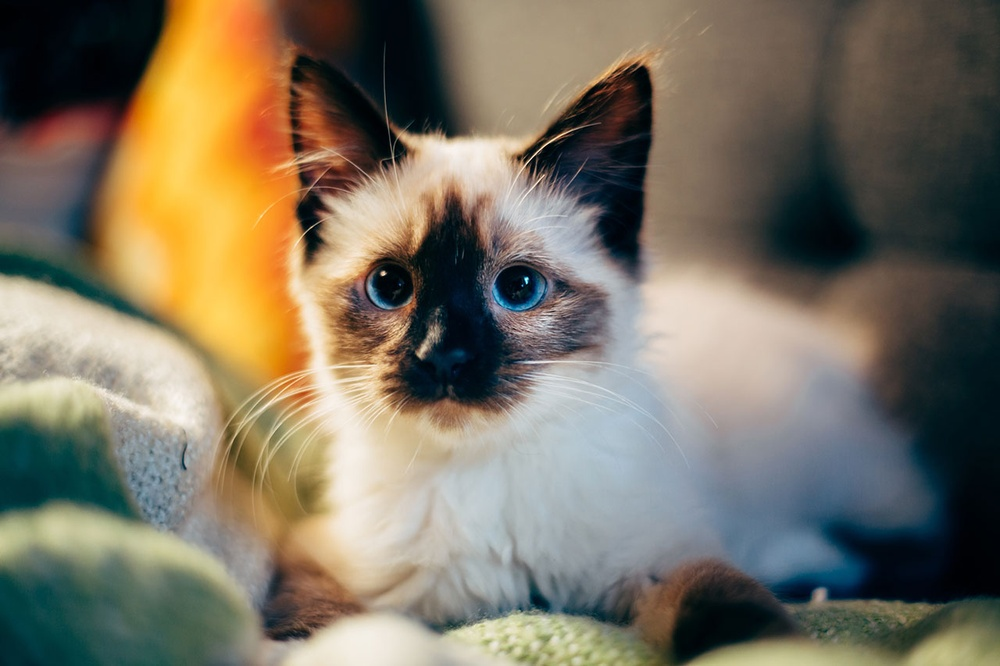
#> input picture data/semana_2/kitty-baseline.jpg, 1000 x 666 px, shrunk from 1280 x 853 before the run, found by its file name
$ jupyter execute '6.4 Google Colab - Extracción de líneas con algoritmo de Canny.ipynb'
#> lines starting #> are read from the running program, lines starting #| are printed output that depends on the picture
<p align="center">

</p>

<h1><b>TC4033</b></h1>
<h1><b>Visión computacional para imágenes y video</b></h1>
<h3><b>6.4 Google Colab - Extracción de líneas con algoritmo de Canny</b></h3>
<h3><b>Docentes:</b> Dr. Gilberto Ochoa Ruiz, Mtra. María Guadalupe Marcos Abularach</h3>

<h2><b>Equipo 30:</b></h2>

- Julio Baltazar Colín: A01794476
- Helmy Andrea Moreno Navarro: A01793918
- Maricel Parra Osorio - A01793932
- Yeison Fernando Villamil Franco: A01793803

# 3. Sobel and Canny Edge Detection

## Table of Contents
1. [Libraries](#libraries)
2. [Sobel Edge Detection](#sobel)
3. [Canny Edge Detection](#canny)

## Importing Libraries <a class="anchor" id="libraries" ></a>

[cell 1]
import cv2
import skimage
import numpy as np
from scipy import ndimage
from skimage import exposure
from PIL import Image, ImageOps
import matplotlib.pyplot as plt
import matplotlib.image as mpimg
from scipy.ndimage.filters import convolve
from scipy.ndimage.filters import gaussian_filter as gauss
from scipy.ndimage.filters import median_filter as med
from io import BytesIO
import requests

[cell 2]
# [9 lines left out: function display, not called in this run]

[cell 3]
def imagen_desde_url(url):
  response = requests.get(url)
  img_data = BytesIO(response.content)

  # Convertir los datos a una matriz de imagen
  image = cv2.imdecode(np.frombuffer(img_data.read(), np.uint8), 1)
#> image is the input picture: shape (666, 1000, 3); mean B, G, R 97.1, 114.2, 122.3

  image = cv2.cvtColor(image,cv2.COLOR_BGR2RGB)

  return image

[cell 4]
# URL del archivo npy
# [8 lines left out: function arreglo_desde_url, not called in this run]

## Sobel Edge Detection <a class="anchor" id="sobel" ></a>

As a first step in extracting features, you will apply the Sobel edge detection algorithm. This finds regions of the image with large gradient values in multiple directions. Regions with high omnidirectional gradient are likely to be edges or transitions in the pixel values.

The code in the cell below applies the Sobel algorithm to the median filtered image, using these steps:

1. Convert the color image to grayscale for the gradient calculation since it is two dimensional.
2. Compute the gradient in the x and y (horizontal and vertical) directions.
3. Compute the magnitude of the gradient.
4. Normalize the gradient values.

[cell 5]
def edge_sobel(image):
    from scipy import ndimage
    import skimage.color as sc
    import numpy as np
    image = sc.rgb2gray(image) # Convert color image to gray scale
#> image: shape (666, 1000) float64
    dx = ndimage.sobel(image, 1)  # horizontal derivative
    dy = ndimage.sobel(image, 0)  # vertical derivative
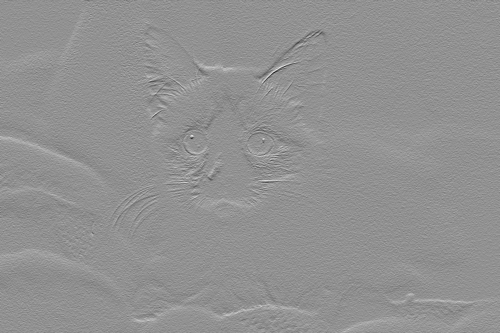
#> dy: shape (666, 1000) float64 (shown at 1/2 size); min -3.23, max 2.42, mean 0.00237; drawn with min black and max white
    mag = np.hypot(dx, dy)  # magnitude
    mag *= 255.0 / np.amax(mag)  # normalize (Q&D)
    mag = mag.astype(np.uint8)
    return mag

[cell 6]
# original_image = np.load('data/img.npy')
original_image = imagen_desde_url("https://github.com/yeivillamil/Team30_CV/blob/main/data/semana_2/kitty-baseline.jpg?raw=true")
img = skimage.util.random_noise(original_image)
plt.imshow(img)

[cell 7]
img_med = med(img, size=2)
img_edge = edge_sobel(img_med)
plt.imshow(img_edge, cmap="gray")

Now let's try with the more blurred gaussian filtered image.

[cell 8]
img_gauss = gauss(img, sigma=1)
plt.imshow(img_gauss)

[cell 9]
img_edge = edge_sobel(img_gauss)
plt.imshow(img_edge, cmap="gray")

## Canny Edge Detection <a class="anchor" id="canny" ></a>

Steps:
1. Noise Reduction
2. Gradient Calculation
3. Non-maximum Supression
4. Double Threshold
5. Edge Tracking by Hysteresis

**Pre-requisite:** Convert the image to grayscale before algorithm.

[cell 10]
#img = cv2.imread('data/image.jpg')
img = imagen_desde_url("https://github.com/yeivillamil/Team30_CV/blob/main/data/semana_2/kitty-baseline.jpg?raw=true")
#img_color = cv2.cvtColor(img, cv2.COLOR_BGR2RGB)
img_color = img
img_gray = cv2.cvtColor(img, cv2.COLOR_BGR2GRAY)
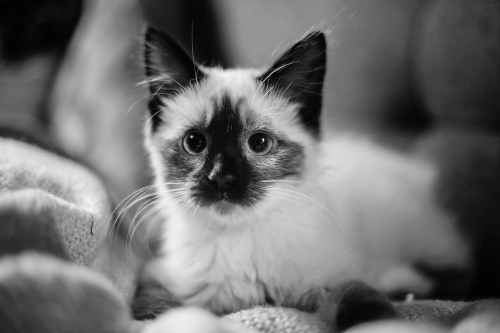
#> img_gray: shape (666, 1000) (shown at 1/2 size); min 0, max 247, mean 110

plt.figure(figsize=(15, 8))
plt.subplot(1, 2, 1)
plt.imshow(img_color)
plt.subplot(1, 2, 2)
plt.imshow(img_gray, cmap="gray")

### 1. Noise Reduction
Edge detection are highly sensitive to image noise due to the derivatives behind the algorithm.

We can apply a Gaussian Kernel, the size of the kernel depends on the expected blurring effect. The smaller the less blurring effect.

Equation for Gaussian Kernel of size $(2k+1) \times (2k+1)$

$$
H_{i, j} = \frac{1}{2\pi\sigma^2}exp(-\frac{(i-(k+1))^2 + (j-(k+1))^2}{2\sigma^2}); 1\leq i, j \leq (2k+1)
$$

[cell 11]
def gaussian_kernel(size, sigma=1):
    size = int(size) // 2
    x, y = np.mgrid[-size:size+1, -size:size+1]
    normal = 1 / (2.0 * np.pi * sigma**2)
    g =  np.exp(-((x**2 + y**2) / (2.0*sigma**2))) * normal
    return g

### 1.1 Sigma Parameter $\sigma$

[cell 12]
# Change this parameter
sigma = 10 # 1, 3, 5, 10, 20, ...

### 1.2 Kernel Size Parameter

[cell 13]
kernel_size = 3

[cell 14]
img_gaussian = convolve(img_gray, gaussian_kernel(kernel_size, sigma))
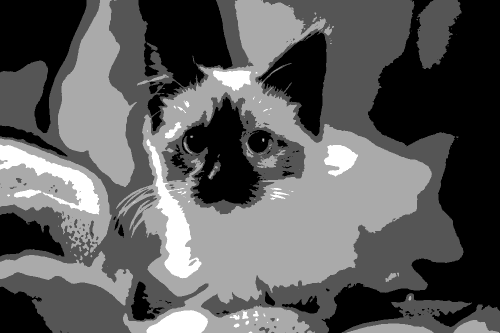
#> img_gaussian: shape (666, 1000) (shown at 1/2 size); min 0, max 3, mean 1.09; drawn with min black and max white

plt.figure(figsize=(15, 8))
plt.subplot(1, 2, 1)
plt.imshow(img_gray, cmap="gray")
plt.subplot(1, 2, 2)
plt.imshow(img_gaussian, cmap="gray")

### 2. Gradient Calculation

Edges correspond to a change of pixels intensity.

To detect it, the easiest way is to apply filters that highlight this intensity change in both directions:
- horizontal $(x)$
- and vertical $(y)$

It can be implemented by convoling $I$ with *Sobel kernels* $Kx$ and $Ky$

$$
K_x = \begin{bmatrix}
-1 & 0 & 1\\
-2 & 0 & 2\\
-1 & 0 & 1
\end{bmatrix}, K_y = \begin{bmatrix}
1 & 2& 1\\
0 & 0 & 0\\
-1 & -2 & -1
\end{bmatrix}
$$

Then, the magnitude $G$ and the slope $\theta$ of the gradient are calculated as follow:

$$
|G| = \sqrt{I_x^2 + I_y^2},
\theta(x, y) = arctan(\frac{I_y}{I_x})
$$

[cell 15]
def sobel_filters(img):
    Kx = np.array([[-1, 0, 1], [-2, 0, 2], [-1, 0, 1]], np.float32)
    Ky = np.array([[1, 2, 1], [0, 0, 0], [-1, -2, -1]], np.float32)

    Ix = ndimage.filters.convolve(img, Kx)
    Iy = ndimage.filters.convolve(img, Ky)

    G = np.hypot(Ix, Iy)
    G = G / G.max() * 255
    theta = np.arctan2(Iy, Ix)

    return (G, theta)

[cell 16]
G, theta = sobel_filters(img_gaussian)

plt.figure(figsize=(15, 8))
plt.subplot(1, 2, 1)
plt.imshow(img_gray, cmap="gray")
plt.subplot(1, 2, 2)
plt.imshow(G, cmap="gray")

### 3. Non-Maximum supression

1. Create a matrix initialized to 0 of the same size of the original gradient intensity matrix
2. Identify the edge direction based on the angle value from the angle matrix
3. Check if the pixel in the same direction has a higher intensity than the pixel that is currently processed
4. Return the image processed with the non-max suppression algorithm.

[cell 17]
def non_max_suppression(img, D):
    M, N = img.shape
    Z = np.zeros((M,N), dtype=np.int32)
    angle = D * 180. / np.pi
    angle[angle < 0] += 180


    for i in range(1,M-1):
        for j in range(1,N-1):
            try:
                q = 255
                r = 255

               #angle 0
                if (0 <= angle[i,j] < 22.5) or (157.5 <= angle[i,j] <= 180):
                    q = img[i, j+1]
                    r = img[i, j-1]
                #angle 45
                elif (22.5 <= angle[i,j] < 67.5):
                    q = img[i+1, j-1]
                    r = img[i-1, j+1]
                #angle 90
                elif (67.5 <= angle[i,j] < 112.5):
                    q = img[i+1, j]
                    r = img[i-1, j]
                #angle 135
                elif (112.5 <= angle[i,j] < 157.5):
                    q = img[i-1, j-1]
                    r = img[i+1, j+1]

                if (img[i,j] >= q) and (img[i,j] >= r):
                    Z[i,j] = img[i,j]
                else:
                    Z[i,j] = 0

            except IndexError as e:
                pass
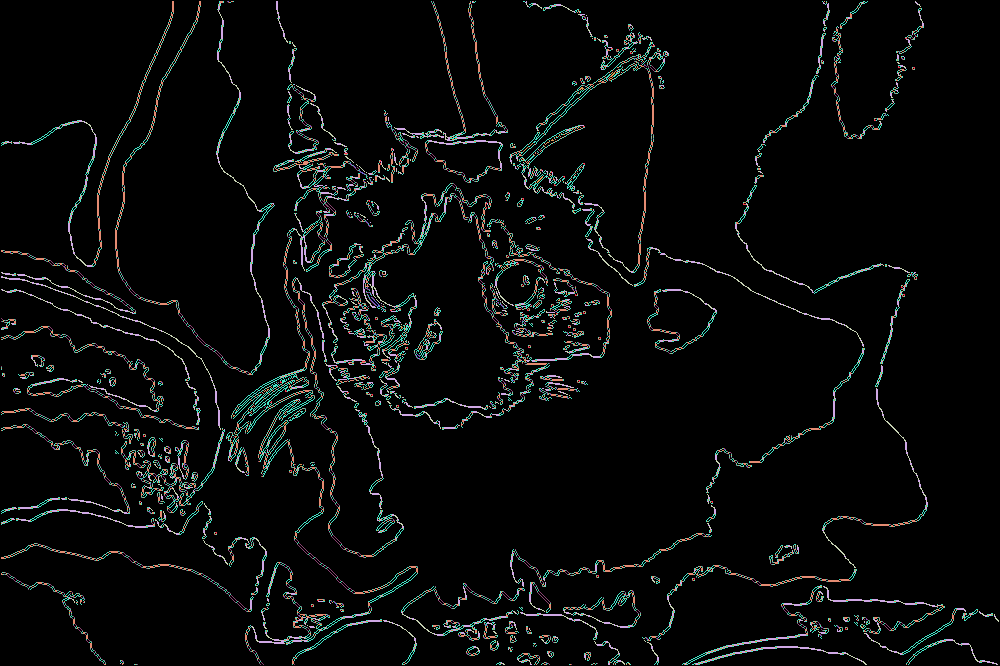
#> Z: shape (666, 1000) int32; 15 distinct labels, from 0 to 255; one colour per label, 0 black

    return Z

[cell 18]
img_nonmax = non_max_suppression(G, theta)

plt.figure(figsize=(15, 8))
plt.subplot(1, 2, 1)
plt.imshow(img_gray, cmap="gray")
plt.subplot(1, 2, 2)
plt.imshow(img_nonmax, cmap="gray")

### 4. Double threshold

- Strong pixels are pixels that have an intensity so high that we are sure they contribute to the final edge.
- Weak pixels are pixels that have an intensity value that is not enough to be considered as strong ones, but yet not small enough to be considered as non-relevant for the edge detection.
- Other pixels are considered as non-relevant for the edge.

[cell 19]
def threshold(img, lowThresholdRatio=0.05, highThresholdRatio=0.09):

#> called with lowThresholdRatio = 0.05, highThresholdRatio = 0.09
    highThreshold = img.max() * highThresholdRatio;
#> highThreshold = 22.95
    lowThreshold = highThreshold * lowThresholdRatio;
#> lowThreshold = 1.15

    M, N = img.shape
    res = np.zeros((M,N), dtype=np.int32)

    weak = np.int32(25)
    strong = np.int32(255)

    strong_i, strong_j = np.where(img >= highThreshold)
    zeros_i, zeros_j = np.where(img < lowThreshold)

    weak_i, weak_j = np.where((img <= highThreshold) & (img >= lowThreshold))
#> weak_i = 10332 values from 1 to 664; weak_j = 10332 values, max 998 at index 9062, min 1 at index 3128, mean 447.7

    res[strong_i, strong_j] = strong
    res[weak_i, weak_j] = weak

    return (res)

[cell 20]
img_threshold = threshold(img_nonmax)
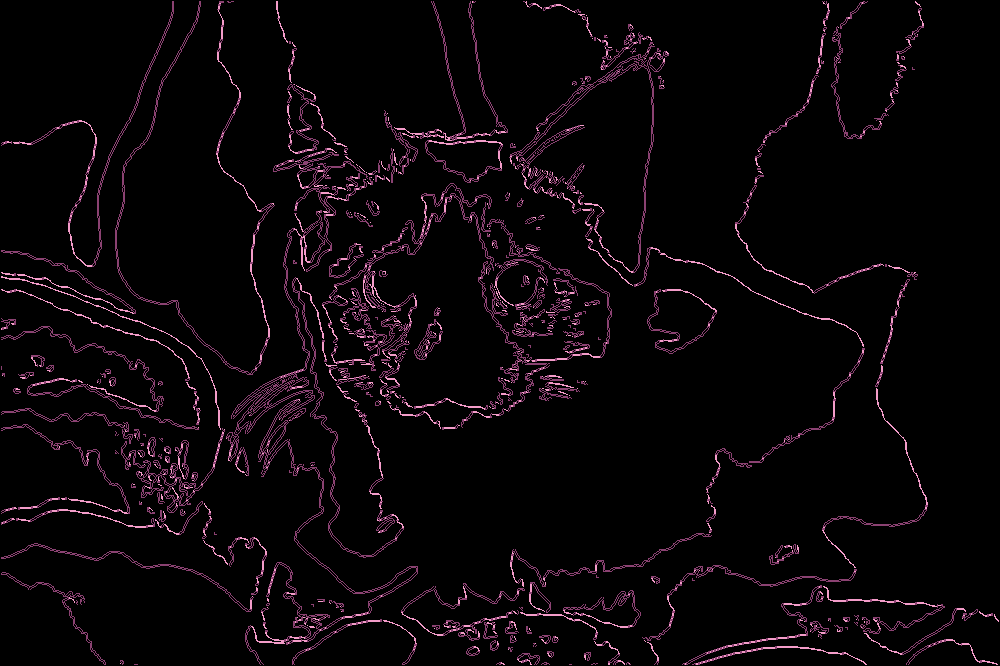
#> img_threshold: shape (666, 1000) int32; 3 distinct labels, from 0 to 255; one colour per label, 0 black

plt.figure(figsize=(15, 8))
plt.subplot(1, 2, 1)
plt.imshow(img_gray, cmap="gray")
plt.subplot(1, 2, 2)
plt.imshow(img_threshold, cmap="gray")

### 5. Edge Tracking by Hysteresis

The hysteresis consists of transforming weak pixels into strong ones, if and only if at least one of the pixels around the one being processed is a strong one

[cell 21]
def hysteresis(img, weak = 75, strong=255):
#> called with weak = 75, strong = 255
    M, N = img.shape
    for i in range(1, M-1):
        for j in range(1, N-1):
            if (img[i,j] == weak):
                try:
                    if ((img[i+1, j-1] == strong) or (img[i+1, j] == strong) or (img[i+1, j+1] == strong)
                        or (img[i, j-1] == strong) or (img[i, j+1] == strong)
                        or (img[i-1, j-1] == strong) or (img[i-1, j] == strong) or (img[i-1, j+1] == strong)):
                        img[i, j] = strong
                    else:
                        img[i, j] = 0
                except IndexError as e:
                    pass
    return img
